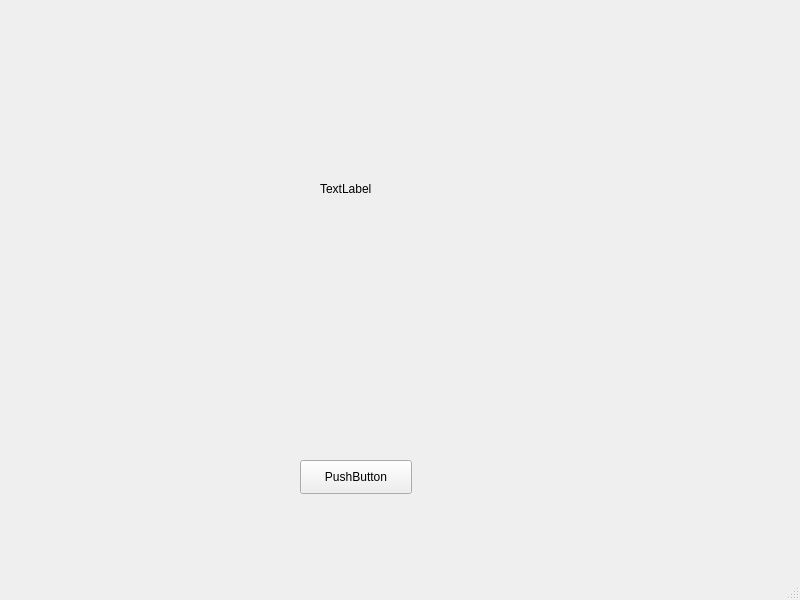
<?xml version="1.0" encoding="UTF-8"?>
<ui version="4.0">
 <class>MainWindow</class>
 <widget class="QMainWindow" name="MainWindow">
  <property name="geometry">
   <rect>
    <x>0</x>
    <y>0</y>
    <width>800</width>
    <height>600</height>
   </rect>
  </property>
  <property name="windowTitle">
   <string>MainWindow</string>
  </property>
  <widget class="QWidget" name="centralwidget">
   <widget class="QPushButton" name="PicButton">
    <property name="geometry">
     <rect>
      <x>300</x>
      <y>460</y>
      <width>112</width>
      <height>34</height>
     </rect>
    </property>
    <property name="text">
     <string>PushButton</string>
    </property>
   </widget>
   <widget class="QLabel" name="PicLabel">
    <property name="geometry">
     <rect>
      <x>320</x>
      <y>180</y>
      <width>81</width>
      <height>18</height>
     </rect>
    </property>
    <property name="text">
     <string>TextLabel</string>
    </property>
   </widget>
  </widget>
  <widget class="QMenuBar" name="menubar">
   <property name="geometry">
    <rect>
     <x>0</x>
     <y>0</y>
     <width>800</width>
     <height>29</height>
    </rect>
   </property>
  </widget>
  <widget class="QStatusBar" name="statusbar"/>
 </widget>
 <resources/>
 <connections/>
</ui>
